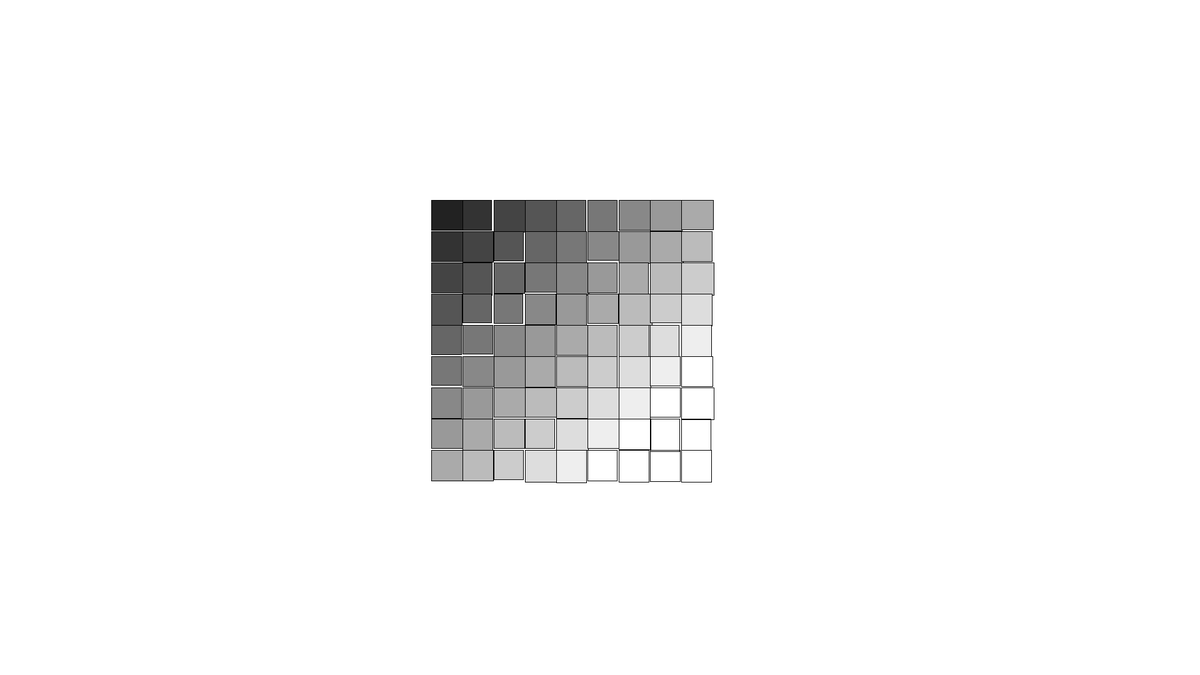
Frame 1 (no input)
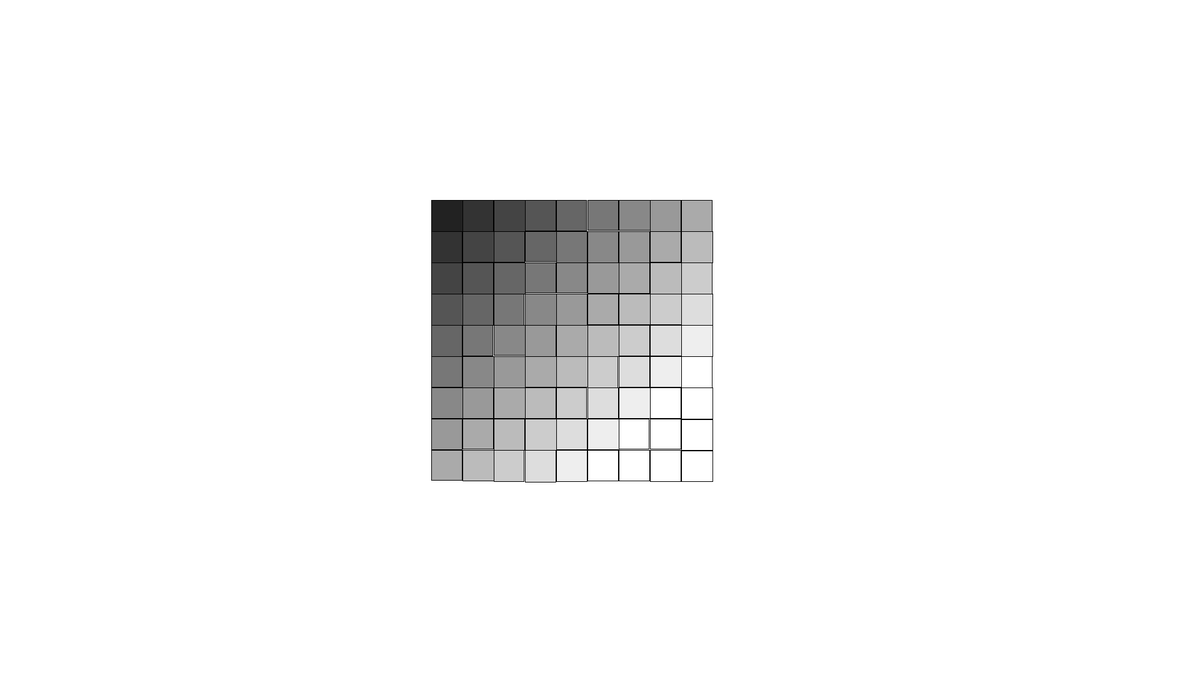
Frame 60 (the mouse pressed at the canvas centre just before this capture)
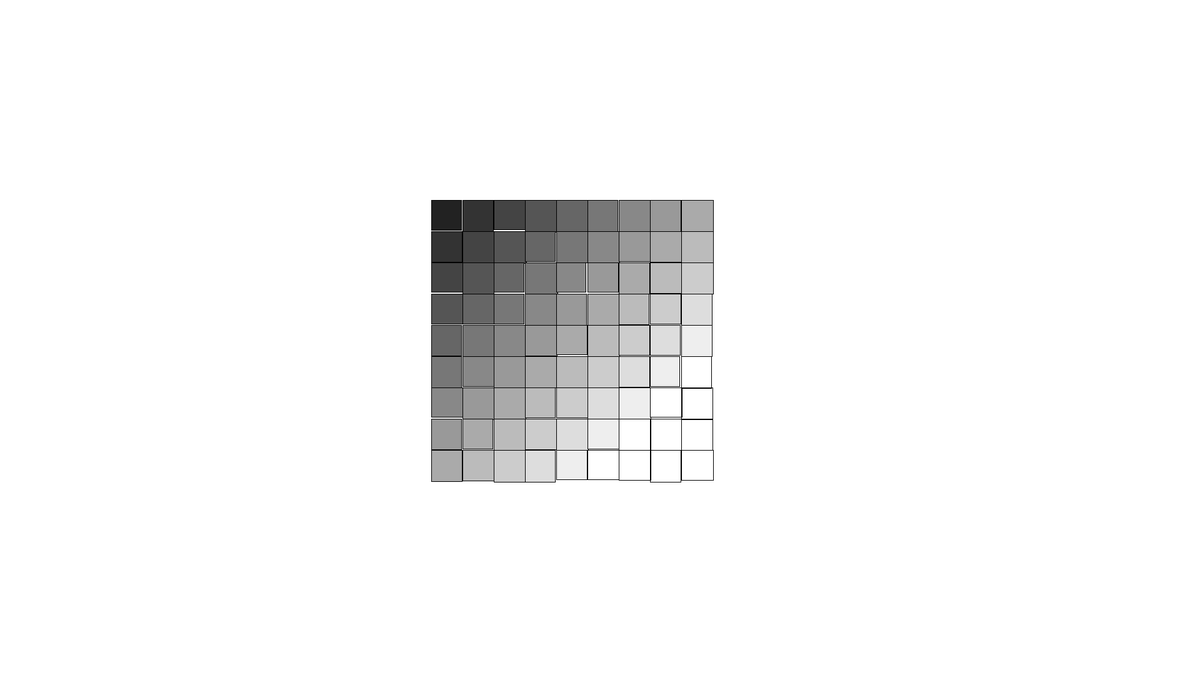
Frame 120 (the mouse held since frame 60 and released just before this capture)

The Processing sketch that drew these frames (run headless with seeded random() and noise(); from frame 60 on, the mouse is pressed at the canvas centre):

// Processing sketch: v_2_opgave_Firkankunst
// ── v_2_opgave_Firkankunst.pde
void setup(){
  background(255);
  size(1920,1080);
  frameRate(20);
}

void draw(){
  clear();
  background(255);
  for(int h=1;h<10;h++){
    for(int v=1;v<10;v++){
      int x=h+v;
      fill(255/15*x);
      rect(1920/3 +(50*h),1080/4+(50*v),50+random(-4,4)*sin(frameCount),50+random(-4,4)*sin(frameCount));
    }
  }
}
